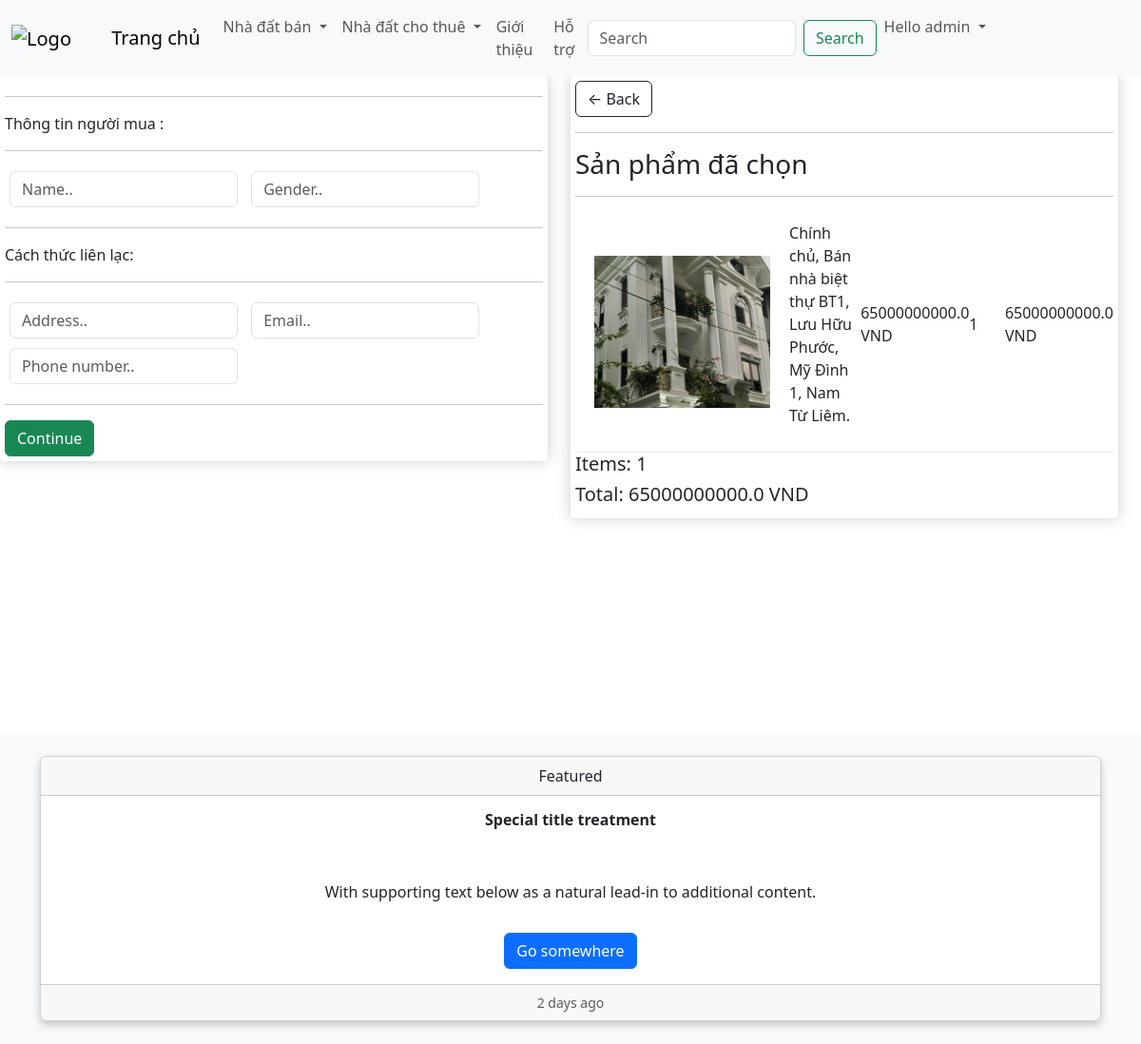
Screenshot of /checkout/?product_id=13 (signed in) with the database file from the repository.
### app/models.py (models this page shows, shortened)
class Product(models.Model):
    category=models.ManyToManyField(Category,related_name='product')
    name = models.CharField(max_length=500, null=True)
    short_description = models.CharField(max_length=200, null=True)
    full_description=models.CharField(max_length=200, null=True)
    price = models.FloatField()
    area = models.CharField(max_length=100, null=True)
    location = models.CharField(max_length=100, null=True)
    status = models.CharField(max_length=10, choices=STATUS_CHOICES, default='sale')
    image = models.ImageField(null=True, blank=True)
    @property
    def IMAGEURL(self):
        try:
            url = self.image.url
        except:
            url = ''
        return url

### app/views.py (the view, shortened to what this page needs)
# urls.py: path('checkout/', views.checkout, name="checkout"),
@login_required
def checkout(request):
    if request.method == 'POST':
        customer = request.user
        name = request.POST.get('name')
        gender = request.POST.get('gender')
        address = request.POST.get('address')
        email = request.POST.get('email')
        phone_number = request.POST.get('phone_number')
        product_id = request.POST.get('product_id')  # Lấy product_id từ trường ẩn
        if product_id:
            try:
                product = Product.objects.get(id=product_id)
                order, created = Order.objects.get_or_create(
                    customer=customer,
                    completed=False,
                    defaults={
                        'name': name,
                        'gender': gender,
                        'address': address,
                        'email': email,
                        'phone_number': phone_number,
                        'product': product.name
                    }
                )
                if not created:
                    order.name = name
                    order.gender = gender
                    order.address = address
                    order.email = email
                    order.phone_number = phone_number
                    order.product = product.name
                    order.save()
                messages.success(request, 'Đơn hàng của bạn đã được gửi thành công!')
                return render(request, 'app/checkout.html', {'display_modal': 'true'})
            except Product.DoesNotExist:
                messages.error(request, "Sản phẩm không hợp lệ.")
                return redirect('cart')
        else:
            messages.error(request, "Sản phẩm không hợp lệ.")
            return redirect('cart')
    else:
        product_id = request.GET.get('product_id', '')  # Đặt giá trị mặc định để tránh UnboundLocalError
        items = []
        total = 0
        item_count = 0
        if request.user.is_authenticated and product_id:
            user_not_login2 = "hidden"
            user_not_login1 = "hidden"
            user_logout = "show"
            customer = request.user
            order, created = Order.objects.get_or_create(customer=customer, completed=False)
            item = order.orderitem_set.filter(product__id=product_id).first()
            if item:
                items = [{'product': item.product, 'quantity': item.quantity, 'total': item.product.price * item.quantity}]
                total = item.product.price * item.quantity
                item_count = item.quantity
            else:
                items = []
                total = 0
                item_count = 0
        categories_for_sale = Category.objects.filter(is_sub=False, is_rent=False)
        categories_for_rent = Category.objects.filter(is_sub=False, is_rent=True)
        context = {
            'items': items,
            'total': total,
            'item_count': item_count,
            'user_not_login1': user_not_login1,
            'user_not_login2': user_not_login2,
            'user_logout': user_logout,
            'categories_for_sale': categories_for_sale,
            'categories_for_rent': categories_for_rent,
            'product_id': product_id
        }
        return render(request, 'app/checkout.html', context)

### app/templates/app/checkout.html (shortened to what this page needs)
{% extends 'app/base.html' %}
{% load static %}
{% block content_checkout %}
<div class="row" style='width:100%'>
    <div class="col-lg-6">
        <div class="box-element" id="form-wrapper">
            <form id="form" method="POST" action="{% url 'checkout' %}">
                <div id="user-info">
                    <hr>
                    <p>Thông tin người mua :</p>
                    <hr>
                    <div class="form-field">
                        <input required class="form-control" type="text" name="name" placeholder="Name..">
                    </div>
                    <div class="form-field">
                        <input required class="form-control" type="text" name="gender" placeholder="Gender..">
                    </div>
                </div>
                <div id="shipping-info">
                    <hr>
                    <p>Cách thức liên lạc:</p>
                    <hr>
                    <div class="form-field">
                        <input class="form-control" type="text" name="address" placeholder="Address..">
                    </div>
                    <div class="form-field">
                        <input class="form-control" type="email" name="email" placeholder="Email..">
                    </div>
                    <div class="form-field">
                        <input class="form-control" type="text" name="phone_number" placeholder="Phone number..">
                    </div>
                </div>
                <hr>
                <input id="form-button" class="btn btn-success btn-block" type="submit" value="Continue">
            </form>
        </div>
        <br>
    </div>
    <div class="col-lg-6">
        <div class="box-element">
            <a class="btn btn-outline-dark" href="{% url 'cart' %}">&#x2190; Back</a>
            <hr>
            <h3> Sản phẩm đã chọn </h3>
            <hr>
            {% for item in items %}
            <div id="item-row-{{ item.product.id }}" class="cart-row">
                <div style="flex:2"><img class="row-image" src="{{ item.product.IMAGEURL }}"></div>
                <div style="flex:2"><p>{{ item.product.name }}</p></div>
                <div style="flex:1"><p>{{ item.product.price }} VND</p></div>
                <div style="flex:1"><p id="quantity-{{ item.product.id }}">{{ item.quantity }}</p></div>
                <div style="flex:1"><p>{{ item.total }} VND</p></div>
            </div>
            {% endfor %}
            <h5> Items: {{ item_count }}</h5>
            <h5> Total: {{ total }} VND</h5>
        </div>
    </div>
</div>
{% endblock content_checkout %}

### app/templates/app/base.html (shortened to what this page needs)
{% load static %}
<!DOCTYPE html>
<html>
<head>
    {% block styles %}
    <link rel="stylesheet" type="text/css"  href="{% static 'app/css/main.css' %}">
    <link href="https://cdnjs.cloudflare.com/ajax/libs/font-awesome/6.0.0-beta3/css/all.min.css" rel="stylesheet">
    <link href="{% static 'app/css/style.css' %}" rel="stylesheet">
    <link href="{% static 'app/css/owl.carousel.min.css' %}" rel="stylesheet">
    {% endblock %}
    <link href="https://cdn.jsdelivr.net/npm/bootstrap@5.3.3/dist/css/bootstrap.min.css" rel="stylesheet">
    <link href="{% static 'app/css/owl.carousel.min.css' %}" rel="stylesheet">
</head>
<body>
     <nav class="navbar navbar-expand-lg bg-body-tertiary">
        <div class="container-fluid">
            <a class="navbar-brand" href="{% url 'home' %}">
                <img src="https://staticfile.batdongsan.com.vn/images/logo/standard/red/logo.svg" alt="Logo" width="100" height="30" class="d-inline-block align-text-top" >
                Trang chủ
            </a>
            <div class="collapse navbar-collapse" id="navbarSupportedContent">
                <ul class="navbar-nav me-auto mb-2 mb-lg-0">
                    <li class="nav-item dropdown">
                        <a class="nav-link dropdown-toggle" href="#" role="button" data-bs-toggle="dropdown" aria-expanded="false">
                            Nhà đất bán
                        </a>
                    </li>
                    <li class="nav-item dropdown">
                        <a class="nav-link dropdown-toggle" href="#" role="button" data-bs-toggle="dropdown" aria-expanded="false">
                            Nhà đất cho thuê
                        </a>
                    </li>
                    <li class="nav-item">
                        <a class="nav-link" href="#">Giới thiệu</a>
                    </li>
                    <li class="nav-item">
                        <a class="nav-link " href="#">Hỗ trợ</a>
                    </li>
                </ul>
                <form class="d-flex" role="search" method="POST" action="{% url "search" %}">
                    <input class="form-control me-2" type="search" placeholder="Search" aria-label="Search" name = "searched">
                    <button class="btn btn-outline-success" type="submit">Search</button>
                </form>
            </div>
            <ul class="navbar-nav me-auto mb-2 mb-lg-0">
                <li class="nav-item dropdown">
                    <a class="nav-link dropdown-toggle" href="#" role="button" data-bs-toggle="dropdown" aria-expanded="false">
                        Hello {{request.user}}
                    </a>
                </li>
            </ul>
        </div>
    </nav>
    <div class='content'>
    {% block content_checkout %} {% endblock content_checkout %}
    </div>
    <footer class="bg-light text-dark py-4">
        <div class="container">
            <div class="row">
                <div class="col text-center">
                    <div class="card">
                        <div class="card-header">
                            Featured
                        </div>
                        <div class="card-body">
                            <h5 class="card-title">Special title treatment</h5>
                            <p class="card-text">With supporting text below as a natural lead-in to additional content.</p>
                            <a href="#" class="btn btn-primary">Go somewhere</a>
                        </div>
                        <div class="card-footer text-muted">
                            2 days ago
                        </div>
                    </div>
                </div>
            </div>
        </div>
    </footer>
</body>
</html>

### app/static/app/css/main.css (style rules this page uses)
body { background-color: hsl(0, 0%, 98%); margin: 0; padding: 0; }
h1, h2, h3, h4, h5, h6 { color: hsl(0, 0%, 30%); }
.box-element { box-shadow: hsl(0, 0%, 80%) 0 0 16px; background-color: #fff; border-radius: 4px; padding: 5px; margin-bottom: 10px; }
.btn { border-radius: 0; }
.row-image { height: 200px; border-top-left-radius: 5px; border-top-right-radius: 5px; padding: 20px; object-fit: contain;; }
.form-field { width: 250px; display: inline-block; padding: 5px; }
.cart-row { display: flex; align-items: center; justify-content: space-between; padding: 10px 0; border-bottom: 1px solid #ececec; }
.card { box-shadow: 0 4px 8px 0 rgba(0,0,0,0.2); transition: 0.3s; border-radius: 5px; }
.card-body { padding: 2px 16px; }
.card-title { margin-bottom: 10px; min-height: 65px; }
.card-text { margin-bottom: 10px; }
.card-text { display: -webkit-box; -webkit-line-clamp: 2; -webkit-box-orient: vertical; overflow: hidden; text-overflow: ellipsis; white-space: normal; }
.card-text { position: relative; cursor: pointer; min-height:45px; }
.card-text::after { content: attr(data-full); position: absolute; bottom: 100%; left: 0; background-color: rgba(0, 0, 0, 0.8); color: #fff; padding: 5px; border-radius: 4px; white-space: pre-wrap; z-index: 10; visibility: hidden; opacity: 0; transition: visibility 0s, opacity 0.2s; }
.card-title { display: -webkit-box; -webkit-box-orient: vertical; overflow: hidden; text-overflow: ellipsis; font-size: 16px; font-weight: bold; line-height: 1.2; max-height: 1.2em; margin-bottom: 10px; }
.card-footer { background-color: white; border-top: none; padding: 10px; color: grey; font-size: 14px; }
.btn-primary { background-color: #007bff; border-color: #007bff; }

### rows the page displays
Product: product.IMAGEURL (picture), product.name "Chính chủ, Bán nhà biệt thự BT1, Lưu Hữu Phước, Mỹ Đình 1, Nam Từ Liêm.", product.price "65000000000.0", quantity "1", total "65000000000.0"

### other values shown
{{ request.user }} "admin"
{{ item_count }} "1"
{{ total }} "65000000000.0"
